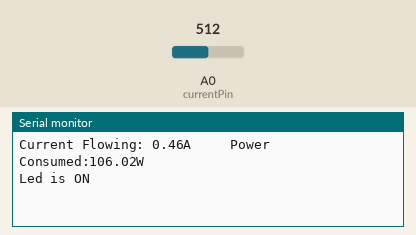
This sketch was run on a simulated ESP8266 (NodeMCU). On the bench: the last lines printed to the serial monitor. Inputs (shaded band) come from the test bench; at power-on: A0 (currentPin) = 512.

Above: at 1.2 s.
1.3 s: A0 (currentPin) set to 716
At 2.2 s:
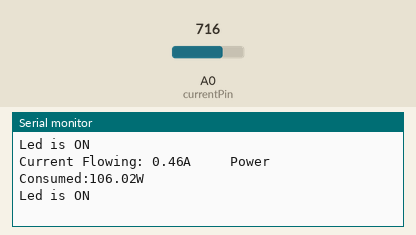
2.8 s: A0 (currentPin) set to 900
At 3.9 s:
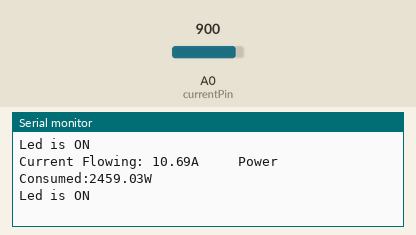
Timing chart, 0 to 5.8 s (numbered marks = the images above; inputs shaded):
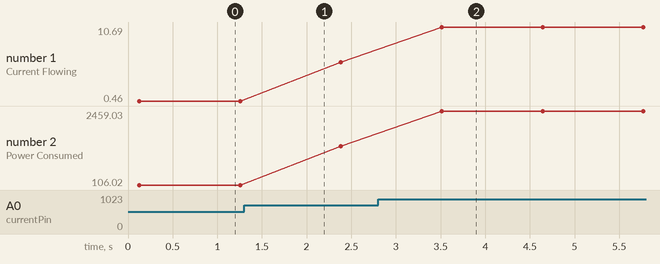

Measured:
- after the input at 2.8 s, the serial monitor: prints a new line after 0.71 s (image 2)
- plotted number 1: 0.46 → 5.84 after the input at 1.3 s, 5.84 → 10.69 after the input at 2.8 s
- plotted number 2: 106.02 → 1343.17 after the input at 1.3 s, 1343.17 → 2459.03 after the input at 2.8 s

The sketch:

CT.ino
```cpp
const unsigned long sampleTime = 100000UL;                           // sample over 100ms, it is an exact number of cycles for both 50Hz and 60Hz mains
const unsigned long numSamples = 250UL;                               // choose the number of samples to divide sampleTime exactly, but low enough for the ADC to keep up
const unsigned long sampleInterval = sampleTime/numSamples;  // the sampling interval, must be longer than then ADC conversion time
const int adc_zero = 493;                                                     // relative digital zero of the arudino input from ACS712 (could make this a variable and auto-adjust it)
const int currentPin = A0;
#define light D0
void setup()
{
    Serial.begin(115200);
}

void loop()
{
    unsigned long currentAcc = 0;
    unsigned int count = 0;
    int sensorValue = 0;
    for (count = 0; count < numSamples; count++) {
        int adc_raw = analogRead(currentPin)- adc_zero;
        currentAcc += (unsigned long)(adc_raw * adc_raw);
        delayMicroseconds(sampleInterval);
    }

   //The 50 for the conversion comes from solving for X, 5V / X = .100 V / 1 A
   //0.185 for 5A model, 0.100 For 20A Model, 0.066 for 30A Model

    //float rms = sqrt((float)currentAcc/(float)numSamples) * (92.593 / 1000.0); // For WCS2720
    //float rms = sqrt((float)currentAcc/(float)numSamples) * (75.7575 / 1024.0); // For 30A Model
    //float rms = sqrt((float)currentAcc/(float)numSamples) * (50 / 1024.0); // For 20A Model
    float rms = sqrt((float)currentAcc/(float)numSamples) * (27 / 1024.0); // For 5A Model

    //Serial.println(rms);
    //Serial.println(analogRead(currentPin));


    float rmsAcc = rms - 0.04; //subtract the stray value, It Will change for sensor to sensors.
    float power = 230 * (rmsAcc); // P= VI
    if((rmsAcc > 0)) {
        Serial.print("Current Flowing: ");
        Serial.print(rmsAcc);
        Serial.print("A     Power Consumed:");
        Serial.print(power);
        Serial.println("W");
        if( rmsAcc >= 0.40)
            turnOnLight();
    } else {
        turnOffLight();
        Serial.println("No Load is Switched ON");
    }
    delay(1000);

}

void turnOnLight()
{
    Serial.println("Led is ON");
    digitalWrite(light,HIGH);
}
void turnOffLight()
{
    Serial.println("Led is OFF");
    digitalWrite(light,LOW);
}
```
